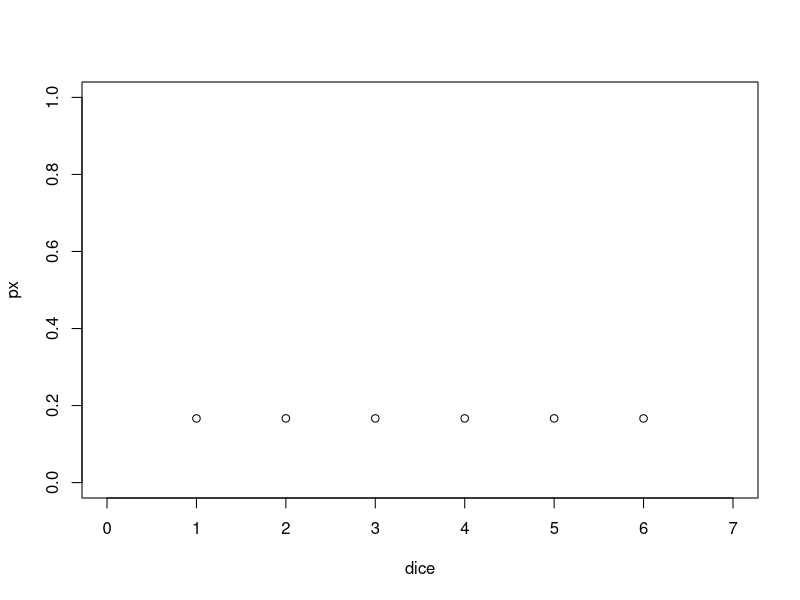
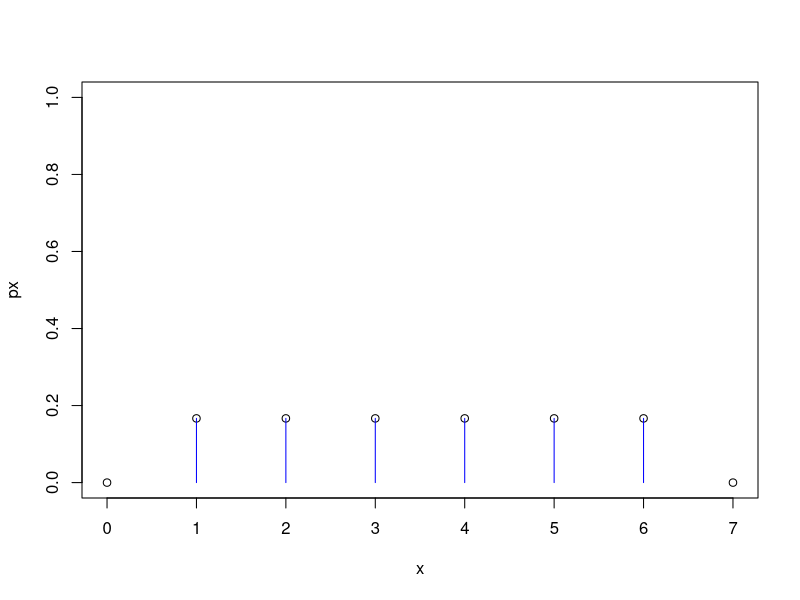
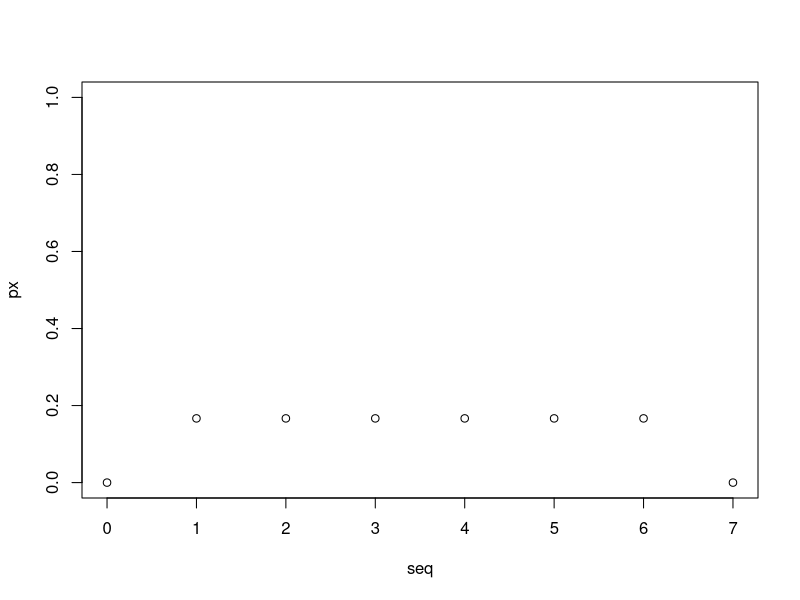
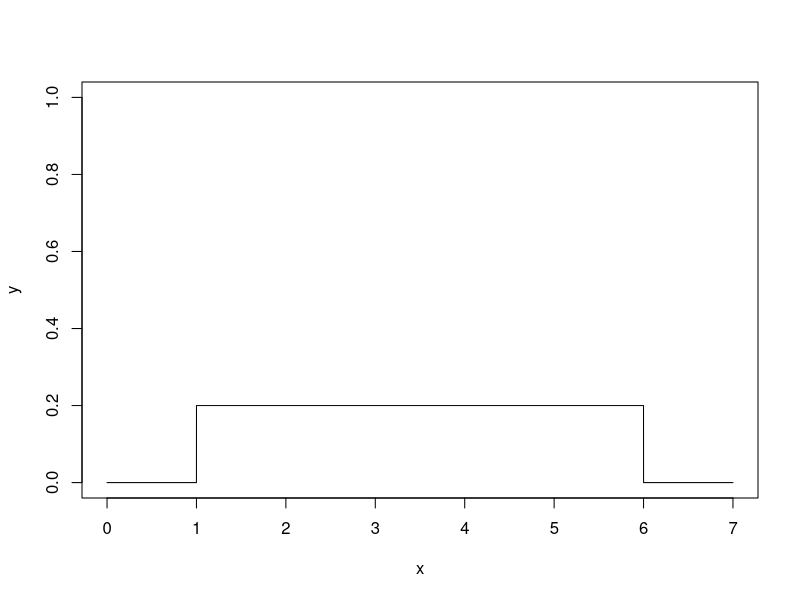
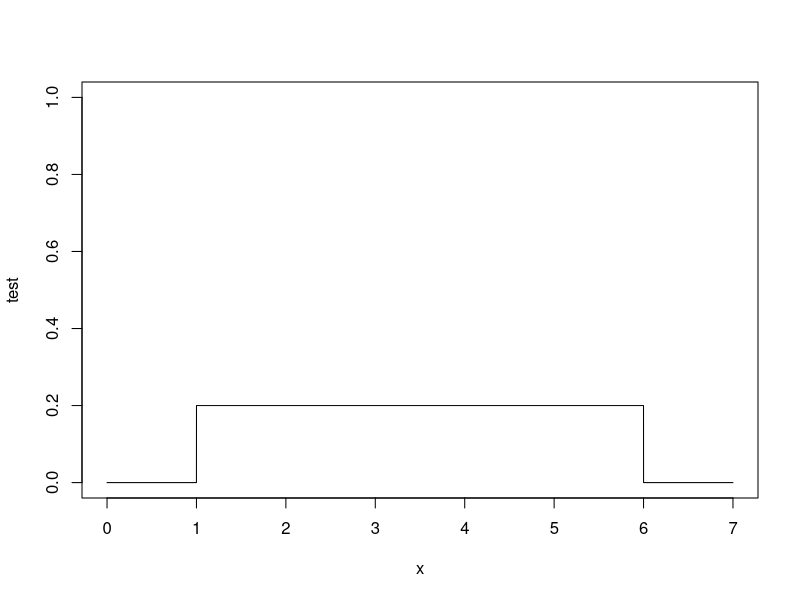
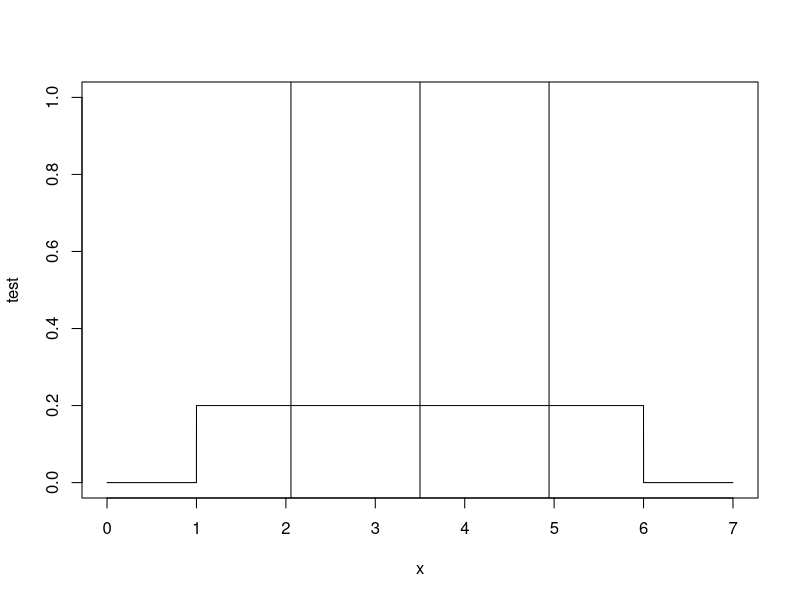
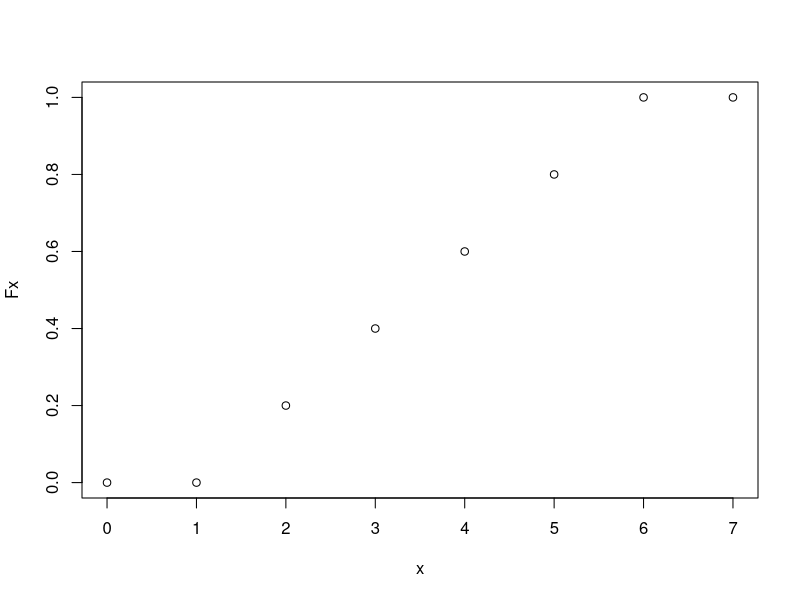
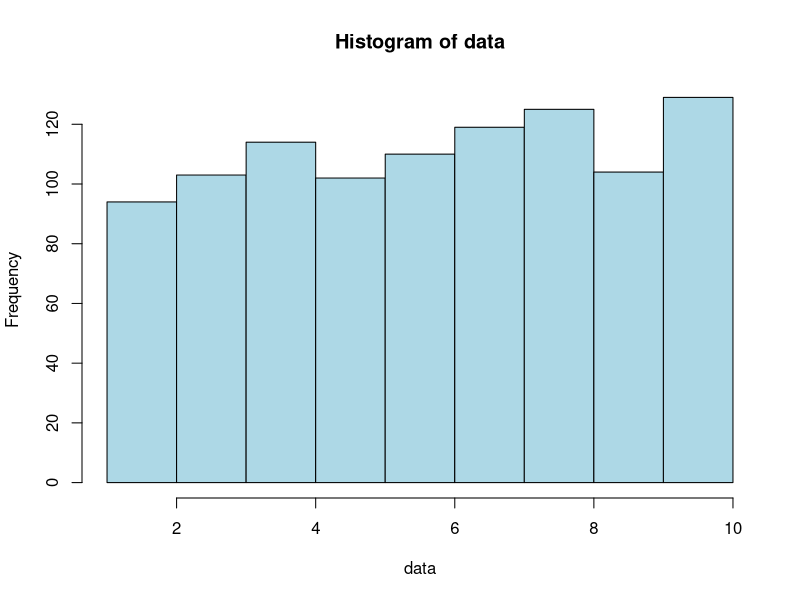

Here is the R script that generated these plots, in order:
#############################################################
##---------------------------------------------------------##
##                Inferential Statistics IV:               ##
##    Probabilistically Evaluating a Linear Model in R ─   ##
##            (Standard) Normal Distributions and          ## 
##            + Z-Test / Gauß-Test and the T-Test          ## 
##              by Steffen Schwerdtfeger 01.2023           ##
##---------------------------------------------------------##
#############################################################


####################################################################
#    3 Uniform PMFs, PDFs and CDFs ─ Uniform Probability Mass      #
# Functions (Discrete), Probability Density Functions (Continuous) #
#      and the Cumulative Distribution Function (Continuous)       #
####################################################################

####################################################
# 3.1 Uniform Probability Mass Function (Discrete) #
####################################################


# Probability mass function for p(x_i) = 1/6:
dice = c(1:6)
px = 1/length(dice)  # 1/n == for uniform probability distr.

# Written as vector of length(dice_value_x):
px = c(rep(1/length(dice),length(dice))) 

# Plot discrete probabilities:
plot(x=dice,y=px, ylim= c(0,1), xlim = c(0,7))


# Probability mass function for fair dice with n_sides:
dice_px = function(x,n_sides){ # x = sequence / range of possible values
  dice_val = c(1:n_sides)
  px = x # initialize vector for loop with 1:length(x)
  
  for(i in 1:length(x)){ # := for every object of the vector x
    if(x[i] < min(dice_val)){
      px[i] = 0
    }
    else if(x[i] >= min(dice_val) & x[i] <= max(dice_val)){
      px[i] = 1/n_sides
    }
    else if(x[i] > max(dice_val)){
      px[i] = 0
    }
  } # End for i
  
  # Plot probability mass function:
  plot(x=x,y=px, ylim = c(0:1))
  for(i in 1:n_sides){
    segments(x0=dice_val[i],y0=0,x1=dice_val[i],y1=1/n_sides, col = "blue")
  }
  
  # Return px in console:
  return(px)
} # End of function

# Let us test our function:
seq = c(0:7)
px = dice_px(x=seq,n_sides=6)
# 0.1666667 == 1/6
# [1] 0.0000000 0.1666667 0.1666667 0.1666667 0.1666667 0.1666667 0.1666667
# [8] 0.0000000

# Plot discrete probabilities only:
plot(x=seq,y=px, ylim = c(0:1))

# Probability of rolling a 3, 4 or 5, i.e., a range so to speak:
px_3to5 = px[3]+px[4]+px[5]
px_3to5 = sum(px[3:5])
# [1] 0.5


##########################################################
# 3.2 Uniform Probability Density Functions (continuous) #
##########################################################

# Plot Uniform PDF using basic R functions:
x = seq(0,7, length = 10000) # try length 50 and plot again!

# Uniform density for each x:
y = dunif(x, min = 1, max = 6)

# Plot uniform PDF:
plot(x,y, type = "l", ylim = c(0,1))

# Uniform PDF
unif_PDF = function(a,b,x){
  fx = x # initialize output vector of length(x), so we just use x
  for(i in 1:length(x)){ # := for every object of the vector x
    if(x[i] < a){
      fx[i] = 0
    }
    else if(x[i] >= a & x[i] <= b){
      fx[i] = 1/(b-a)
    }
    else if(x[i] > b){
      fx[i] = 0
    }
  } # End for i
  return(fx) 
} # End of function

# Test:
test = unif_PDF(a = 1,b = 6,x = x)
plot(y = test, x = x, type = "l", ylim = c(0,1)) 

# Integration of area under the curve via multiplication:
upper_bo = 5 # set upper bound
low_bo   = 3 # set lower bound
a_min    = 1 # set minimum
b_max    = 6 # set maximum, else f(x) = 0 anyways...
unif_area = (upper_bo-low_bo)*(1/(b_max-a_min))  
# [1] 0.4

# Integration of a uniform prob. density function via ratio
# area of interest divided by total area:
# P(x_1<=X<=x_2):
P_area = (5-3)/(6-1)
# [1] 0.4


# P(x_1=a<=X<=x_2=b) := area of interest == total area:
P_area = (b_max-a_min)/(b_max-a_min)
P_area = (6-1)/(6-1)
# [1] 1

# P(c<=X<=c) := probability of only one point of, e.g., x =5:
P_area = (5-5)/(6-1)
# Results in 0/5 = 0
# [1] 0

# Mean for uniform distribution:
a = 1
b = 6
# For uniform distribution you may come across this formula:
mean = (a+b)/2
# .. but we can also use our regular old mean:
# mean = sum(dice)/length(dice):
mean = sum(dice)/length(dice)
mean = mean(dice)

# The standard deviation for uniform distributions:
# sd() does not deliver equivalent results:
sd = sqrt(((b-a)^2)/12)

# Add mean and sd to plot:
plot(y = test, x = x, type = "l", ylim = c(0,1)) 
abline(v = mean)
abline(v=mean+sd)
abline(v=mean-sd)


#############################################################
# 3.3 The Cumulative Distribution Function of a Uniform PDF #
#############################################################

unif_CDF = function(a,b,x){
  Fx = x # initialize output vector of length(x), so we just use x again
  for(i in 1:length(x)){ # := for every object of the vector x
    if(x[i] < a){
      Fx[i] = 0
    }
    else if(x[i] >= a & x[i] <= b){
      Fx[i] = (x[i]-a)/(b-a) 
    }
    else if(x[i] > b){
      Fx[i] = 1
    }
  } # End for i
  return(Fx) 
} # End of function

# Initialize a sequence of possible x:
x = seq(0,7,by = 1) 
# Fx:
Fx = unif_CDF(a = 1, b = 6, x = x)

# Plot CDF:
plot(x = x, y = Fx)



####################################################
# 4 The (Standard) Normal Probability Distribution # 
#           ─  Gaussian PDFs and CDFs              #
####################################################

#################################
# 4.1 The Central Limit Theorem # 
#################################

# Initialize data via runif, which will
# give us a random but uniformly distributed
# set of data. Each time you run this line, the result will
# be another set of data points.
# Uses set.seed(0) or other values to make results reproducible
# (we will not get further into the the topic here):
data = runif(n = 1000, min = 1, max = 10)

# We can also plot our data as histogram
hist(data, col = "lightblue")

# Use a for loop to take 5000 random samples of size n = 5 each:
n_samp = 5000
sample_n_5 = c() # create empty vector

# The below function will also take the mean of the sample and 
# will store the output in our vector sample_n_5:
for (i in 1:n_samp){
  # Store mean of each sample with length 5:
  sample_n_5[i] = mean(sample(data, 5, replace=TRUE))
} # End for i

# Look at the histogram of the sample_n_5:
hist(sample_n_5, col = "lightblue")


###### Do the same with a log function:

# Plot of our function: 
plot(x = seq(1,10,by=.0009), y = -log(seq(1,10,by=.0009)))

# We will use y as data, so we do some shuffeling
# in order to be able to use most of the code above:
seq = seq(1,10,by=.0009)
seq = -log(seq)
data = seq

# We can also plot our data as histogram
hist(data, col = "lightblue")

# Use a for loop to take 5000 random samples of size n = 5 each:
n_samp = 5000
sample_n_5 = c() # create empty vector

# The below function will also take the mean of the sample and 
# and stores in our vector sample_n_5:
for (i in 1:n_samp){
  # Store mean of each sample with length 5:
  sample_n_5[i] = mean(sample(data, 5, replace=TRUE))
} # End for i

# Look at the histogram of the sample_n_5:
hist(sample_n_5, col = "lightblue")

####################################
# 4.2 The basic Gaussican function #
####################################

# Gaussian base form:
gaussian_fun = function(x){
  fx = exp(-x^2)
  return(fx)
} # End of function

# Plot of basic Gaussian:
seq = seq(-4,4,by = .1)
fx = gaussian_fun(seq)
plot(x = seq, y = fx)

# For comparison exp(x) only
test_pos = function(x){
  fx = exp(x)
  return(fx)
} # End of function

fx_pos = test_pos(seq)
plot(x = seq, y = fx_pos, type = "l")
abline(v = 0)

# ... as well as exp(-x):
test_neg = function(x){
  fx = exp(-x)
  return(fx)
} # End of function

fx_neg = test_neg(seq)
plot(x = seq, y = fx_neg, type = "l")
abline(v = 0)

# Recall a similar effect when squaring the deviation of 
# x_i-mean(x) and looking at the plot:
x = c(0:10)
plot(x = x, y = (x-mean(x)))    # deviation x_i from mean(x)
abline(h=0)
plot(x = x, y = abs(x-mean(x))) # absolute value of x_i-mean(x)
plot(x = x, y = (x-mean(x))^2)  # plot of squared deviation
# Recall: summing the squared deviation results in 
#         the total sum of squares...

# Plot of exp(-abs(x)):
test_abs = function(x){
  fx = exp(-abs(x))
  return(fx)
} # End of function

# Recall that we will use the absolute value of a sequence
# consisting of value ranging from -4 to 4 (by a step of .1):
plot(x = seq, y = test_abs(seq), typ = "l")  

# It does not even matter that we use the number e as base:
test_gen = function(x){
  fx = 2^(-x^2)
  return(fx)
} # End of function

plot(x = seq, y = test_gen(seq), typ = "l")  


##################################
# 4.2.1 Optional facts on exp(x) #
##################################

###### Some facts on why exp(x) is important:
plot(x = seq, y = fx_pos, type = "l")
# forming coordinate system (+x,-x,+y)
abline(v = 0)

# Point at x = 0, so f(0) = y = e^0 = 1
exp(0) # Now add point to plot:
points(y = 1,x = 0) # P (0|1)

# Point at x = 1
# y = f(x) = e^x; f(1) = e^1 = e
exp(1)

points(exp(1)) # P (e|1)
# Slope of tangent at a point P(f(x)|x) := f'(x) = e^x,
# since f(x) = e^x = f'(x)
# Evaluate y coordinate of P(f(x)|x):
y_coordinate = exp(1)
# [1] 2.718282 = Euler's number e.
# We add the respective tangent at that
# point with a slope = e^x. In case you wonder:
# the linear function x does not need to be defined in curve().
curve(exp(1)*x,-3,3, add = TRUE)

# Integral from -Inf to x = 1
expo_fun = function(x) {exp(x)}
integrate(expo_fun, lower = -Inf, upper = 1)
# 2.718282 with absolute error < 0.00015
# = e again.


##########################################
# 4.3 The Parametrized Gaussian function # 
##########################################

# Gaussian with parametric extension:
seq = seq(100,220,by=.1) # height in cm. 
a = .5                 # height of curve peak  
b = (178.4+164.7)/2    # x of peak = mean = 50%
c = ((178.4-170.8)+(164.7-157.6))/2                   
# width of the bell = sd 
# + turning point of function!
gaussian_fun_para = function(x, a, b, c){
  fx = a*exp(-(((x-b)^2)/(2*c^2)))
  return(fx)
} # End of function

a = 1
fx = gaussian_fun_para(seq,a,b,c)
plot(x = seq, y = fx, xlim=c(135,205), type ="l")
abline(v=b, col = "lightblue")
abline(v=b+c, lty = 2)
abline(v=b-c, lty = 2)

# Parameters
a=1
b=0
c=1

# Sequence
seq = seq(-4,4,by=.1)

# Test 1:5
test_1=exp(-(((seq-b)^2)/(2*c^2)))
test_2=exp(-(((seq-b)^2)/(2*c)))
# Test 1 and Test 2 are actually equal!
# Why? Because we set c to 1, so sd and variance are the same!
all.equal(test_1,test_2) 
# [1] TRUE
test_3=exp(-((seq-b)^2))
test_4=exp(-(((seq-b))))
test_5=exp(-(((seq-b))/(2*c)))

# Plot of Test 1:5
plot(x=seq,y=test_1)
plot(x=seq,y=test_2)
plot(x=seq,y=test_3)
plot(x=seq,y=test_4)
abline(v=0)
plot(x=seq,y=test_5)
abline(v=0)


##############################################################
# 4.4 The Parametrized Gaussian Probability Density Function #
#                (the (standard) normal PDF)                 #
##############################################################

# General formula for a probability density function (PDF).
# Insert mean = 0 and var = 1 to obtain the values for input x
# given a so-called standard normal distribution:
prob_dens = function(x,mean,var){
  fx = (1/sqrt(2*pi*var))*exp((-((x-mean)^2))/(2*var))
  return(fx)
} # End of Function

# In case placing () in the above becomes an issue when
# writing a function, you can also decompose the formula:
prob_dens_decomp = function(x,mean,var){
  fx1 = 1/sqrt(2*pi*var)
  fx2 = (-((x-mean)^2))/(2*var)
  fx = fx1*exp(fx2)
  return(fx)
} # End of function

# Initialize seq:
x = seq(-4,4,by=.01)

# Given standard normal distribution:
norm_PDF     = prob_dens(x, mean = 0, var = 1)

# Using basic R function dnorm():
norm_PDF_alt = dnorm(x,mean = 0, sd = 1)

#Check for equality:
all.equal(norm_PDF,norm_PDF_alt)
# [1] TRUE

# Plot
plot(x=x,y=norm_PDF, type = "l")
plot(x=x,y=norm_PDF_alt,type = "l")

# Plot with var = 1 and var = 3
plot(x=x,y=prob_dens(x,mean = 0,var = 1), type="l", col="blue")

# The lines function adds another cure to existing plot:
lines(x=x,y=prob_dens(x,mean = 0,var = 3),col="red")


######################################
# 4.5 Integrating Gaussian Functions #
######################################

# Gaussian base form:
gaussian_fun = function(x){
  fx = exp(-x^2)
  return(fx)
} # End of function

# Using integrate function:
gaussian_integral = integrate(gaussian_fun, lower = -Inf, upper = +Inf)

# Use gaussian_integral$value to get value only, as integrate()
# returns a message and a list.
all.equal(gaussian_integral$value,sqrt(pi))
# [1] TRUE

# 3D Plot of a Gaussian:
x = seq(-4,4,by=.1)
y = x

# We will not go into full detail why we need the outer product for z,
# but the result is a matrix and z needs to be related to two 
# coordinates: x and y.
# However, outer() allows to write the function of our 3D Gaussian 
# within the outer() function:
z = outer(x, y, function(x,y)(exp(-(x^2+y^2))))

# The persp() function lets us plot in 3D; adjust theta and phi
# in order to change perspective: 
persp(x=x,y=y,z=z, theta =20,phi=20)

# From the top:
persp(x=x,y=y,z=z, theta =0,phi=90)


# Integration using our parametrized Gaussian function:
gaussian_fun_para = function(x, a, b, c){
  fx = a*exp(-(((x-b)^2)/(2*c^2)))
  return(fx)
} # End of function

gauss_para_integ = integrate(gaussian_fun_para,a=a,b=b,c=c,lower=-Inf,upper=Inf)
all.equal(gauss_para_integ$value,(a*sqrt(2*pi*c^2)))
# [1] TRUE


###########################################
# 4.6 Integrating the Standard Normal PDF #
###########################################

# Integrate stand. norm. probability density function:
integrate(prob_dens, mean = 0, var =1, -Inf, Inf)
# Result:
# 1 with absolute error < 9.4e-05

# ... or via using dnorm(), now with the parameters "mean =" and "sd =":
integrate(dnorm, mean = 0, sd = 1, -Inf, +Inf)
# Result:
# 1 with absolute error < 9.4e-05

# We could also use the function pnorm():
p_value_Inf = pnorm(Inf,mean = 0,sd = 1)
# [1] 1

# p-value at the mean = 0, 
# given a mean of 0 and sd of 1:
p_value_pnorm = pnorm(0,mean = 0,sd = 1) 
p_value       = integrate(prob_dens, mean = 0, var =1, -Inf, 0)$value
# [1] 0.5

# Test for equality:
all.equal(p_value_pnorm,p_value)
# [1] TRUE


# CDF of a normal PDF:
norm_CDF = function(seq, mean, var){
  # Initialize vector length(density)
  Fx = seq  
  for(i in 1:length(seq)){
    Fx[i] = integrate(prob_dens, mean = 0, var = 1, lower = -Inf, upper = seq[i])$value
  } # End for i
  # Plot result:
  plot(x=seq, y = Fx, type = "l")
  
  return(Fx)
} # End of function

# Test function and plot CDF:
seq = seq(-4,4,by=.1)
norm_CDF(seq,0,1)


#################################################################
# 5 Standardization and Hypothesis Testing ─ Z-Tests, Z-Scores, #
#             Z-Tables (Standard Normal Tables)                 #
#################################################################


###### Special case of pop. mean == sample mean:
pop_cups = c(0:10)

# Population mean, variance and standard deviation:
# Recall that var() and sd() calculates teh sample var/sd
# including Bessel's correction, therefore we use
# the formulas below:
pop_mean = mean(pop_cups)
# [1] 5
pop_var = sum((pop_cups-mean(pop_cups))^2)/length(pop_cups)
# [1] 10
pop_sd = sqrt(pop_var)
# [1] 3.162278

# Function for evaluation the z-value of a 
# non-standardized data set:
z_score = function(x,pop_mean,pop_sd){
  z = (x-pop_mean)/pop_sd
  return(z)
} # End of function

# Standardized Z-Score for a particular value of x:
# Say we want to standardize a value of x that is equal
# to our mean itself as a special where a z-test formula
# is not needed yet:
z_score(pop_mean, pop_mean, pop_sd)
# [1] 0

# Integrating will reasonably result in
# 0.5, i.e., half of the area under the curve:
pnorm(0)
# [1] 0.5
# For a two-tailed test, checking on equality/inequality:
2*pnorm(0)
# [1] 1

# Let us now look at the z-score for our
# value of mean+/-sd in pop_cups:
z_score((pop_mean-pop_sd), pop_mean, pop_sd)
# [1] -1
z_score((pop_mean+pop_sd), pop_mean, pop_sd)
# [1] +1
z_score((pop_mean+2*pop_sd), pop_mean, pop_sd)
# [1] +2
# Worked!


#### Plot standardization of the dependent variable of 
####     second synth. observing Lady Meow

# Second synthetic data set:
# Cups of Tea: 
cups = c(0,  1, 2,   3.5, 4.8, 5.2, 6,   6.9, 8.5, 9.1, 9.9, # run 1
         0, .6, 2.6, 3.1, 4.8, 6.9, 7.1, 7.5, 8.5, 9.9, 9.9, #     2
         0, .2, 2.9, 2.9, 4.9, 5.2, 6.9, 7.1, 7.3, 9,   9.8) #     3

# Time passed for each run of measurements (cups), abbreviated:
time = c(0:10,0:10,0:10)


# Plot corresponding normal and standard norm. PDF:
# Normal PDF (non- standardized) of our data:
seq = seq(-10,20,by=.1)
plot(x=seq,y=prob_dens(seq,mean(cups),pop_var),type ="l")

# Translating all possible values on the x axis into our 
# normal PDF into the format of a standard(!) normal PDF:
z_seq = z_score(seq,mean(cups),pop_var)
plot(x=z_seq,y=prob_dens(seq,mean(cups),pop_var),type ="l")


### Standard normal distribution table / z-table:

# Initilize seq for z-scores (+/-)
z = seq(0,9.99,by = 0.01) 

# Calculate all possible z-scores from 0 to 9.99:
p_z = pnorm(z)

# Plotting the above shows that we calculated the
# upper half of the normal CDF:
plot(x=z,y=p_z)

# Set as matrix/table:
z_table = matrix(p_z,ncol = 10,byrow = TRUE)

# Add row and column names to matrix:
rownames(z_table) = seq(0,9.99,b = .1)
colnames(z_table) = seq(0,.09,by = .01)


# Evaluate z and search table for corresponding p-value:
#       [["col","row"]]
z_table[["3.2","0.03"]] 

# ...or use the following way without having to separate the digits:

# Change class to data_frame:
table = as.data.frame(z_table)

# Define z_score:
z_score = 3.23 # only use value up to two decimal places

# The following lines separates the first 3 digits into the
# [["col","row"]] structure, so you don't need to do yourself:
rowDigit = as.numeric(substr(z_score*100, 1,2))/10 # substr(x,start,stop)
# [1] 3.2
colDigit = as.numeric(substr(z_score*100, 3,3))/100
# [1] 0.03

# Execute the next line to find the respective value
# in the table:
table[which(rownames(table) == rowDigit),which(colnames(table) == colDigit)]
# [1] 0.999381
pnorm(3.23,0,1)
# [1] 0.999381


# Use the qnorm function for the inverse CDF:
# Note that we used a rounded score as example
# before:
qnorm(0.990,0,1) # for a p-value threshold of 1%
# [1] 3.229977

seq = seq(0,1,by=0.0001)
quant_func = c() # empty vector
for(i in 1:length(seq)){
  quant_func[i] = qnorm(seq[i],mean=0,sd=1)
} # End for i

# Plot Quantile function:
plot(x=seq,y=quant_func, type="l")


#######################################################
# 5.1 The Regular Z-Test / Gauß-Test  and its P-Value # 
#######################################################

# Comparing distributions:
# We chose equal variance, so the form will be the same

# Sample:
mean_samp = 5
var_samp = 12

# Population:
mean_pop = 15
var_pop = 12 

# Plot:
seq_samp = seq(-7,40,by =.01)
plot(x = seq_samp, y = prob_dens(seq_samp,mean_samp,var_samp), type = "l", xlim=c(-8,30),lty =2)
seq_pop = seq(-7,40,by =.01)
lines(x = seq_pop,y = prob_dens(seq_pop,mean_pop,var_pop), type = "l")
abline(v=mean_pop,col="lightblue")
abline(v=mean_samp,col="orange")
abline(h=0) # line for x-axis at y = 0

# Quantile function for .05 of pop:
pop_threshold = qnorm(.05,mean=15,sd=sqrt(12))

# Add line to mark lower tail threshold of .05 (5%):
segments(x0=pop_threshold,x1=pop_threshold, y0 = 0, y1 = prob_dens(pop_threshold,mean_pop,var_pop))


##############################################
# 5.1.3 Standard Deviation/Error of the Mean #
##############################################

# Example for SEM:

# Our population:
x = c(rep(c(0:10),100))

# Population variance:
var = sum((x-mean(x))^2)/length(x)

# Evaluate SEM for several different sizes of n:
n_sample = 20
sem_20 = sqrt(var)/sqrt(n_sample) 
# [1] 0.7071068 

n_sample = 200
sem_200 = sqrt(var)/sqrt(n_sample) 
# [1] 0.2236068

n_sample = 1000
sem_1k = sqrt(var)/sqrt(n_sample) 
# [1] 0.1

n_sample = length(x)
sem_N = sqrt(var)/sqrt(n_sample) 
# [1] 0.09534626

n_sample = 10000
sem_10k = sqrt(var)/sqrt(n_sample) 
# [1] 0.0003015113

sem_20 > sem_200 & sem_200 > sem_1k & sem_1k > sem_N & sem_N > sem_10k
# [1] TRUE


# Standard error of the mean including actual sampling:
# How the SEM becomes smaller, the more samples we take:

# First we will use the sample sd and later the population
# sd, which we will set to 2 below

set.seed(1) # for reproducability
data = rnorm(n = 1000, mean = 10, sd = 2)

# We can again plot our data as histogram
hist(data, col = "lightblue")

# Use a for loop to take 5000 random samples of size n = 50 each:
n_samp = 5000
sample_mean = c() # create empty vector

# The below function will also takes samples of length 50
# and then mean of that sample stores in our vector sample_mean.
# Running this loop will always result in different samples:
for (i in 1:n_samp){
  # Store mean of each sample with length 50:
  sample = sample(data, 50, replace=TRUE)
  sample_mean[i] = mean(sample)
} # End for i

# Look at the histogram of the sample_mean:
hist(sample_mean, col = "lightblue")

# Now we compare the SEM of the first 20 sample
# with the SEM of the first 250 sample. Recall
# the vector sample_n_50 contains 5000 means
# with a sample size of 50 each:
sample_mean
length(sample_mean) 
# [1] 5000


#### SEM of the first 20 samples:
samp_n20 = sample_mean[1:20]
length(samp_n20)
# [1] 20

# SEM_n20
SEM_n20 = sd(samp_n20)/sqrt(length(samp_n20))
# [1] 0.05782984


#### SEM of the first 250 samples:
samp_n250 = sample_mean[1:250]
length(samp_n250)
# [1] 250

# SEM_n20
SEM_n250 = sd(samp_n250)/sqrt(length(samp_n250))
# [1] 0.01723958


#### SEM of all 5000 samples:
SEM_n5000 = sd(sample_mean)/sqrt(length(sample_mean))
# [1] 0.003924541

# The numerical values will deviate, each time you run the
# loop, but it will always hold the logic of:
SEM_n20 > SEM_n250 & SEM_n250 > SEM_n5000
# [1] TRUE

# For a z-test we would have to use the population sd,
# which we set to be 2 in rnorm() function above. Given
# the sd we can again just simply adjust a size of n:
# pop_sd/sqrt(n):
2/sqrt(20) > 2/sqrt(250) & 2/sqrt(250) > 2/sqrt(10000) 
# [1] TRUE


#############################################################
# 5.2 Possible Hypotheses of the One- and Two-Sample Z-Test #
#                and their Respective P-Values              #
#############################################################

### Chat Noir One-Sample Z-test:

# We will compare sad cats with a population
# of cats ("all cats"):

# Happy cats like Lady Meow drink 10 cups of tea on average:
pop_cats = c(rep(seq(0,10, length(11)),10))

# Sad cat, which drank only 2 cups of tea in 10 hours:
sample_sad_cats = seq(0,2,length = 11)
# [1] 0.0 0.2 0.4 0.6 0.8 1.0 1.2 1.4 1.6 1.8 2.0


# Population var and sd:
var = sum((pop_cats-mean(pop_cats))^2)/length(pop_cats)
sd = sqrt(var)
# SEM:
sem = sd/sqrt(length(sample_sad_cats))

# Z-test:
z_stat = (mean(sample_sad_cats)-mean(pop_cats))/sem
# [1] -4.195235

# P-Value LOWER TAIL
p_val_low = pnorm(z_stat,mean = 0,sd = 1)
# [1] 1.362942e-05
p_val_low < .05
# [1] TRUE

# P-Value UPPER TAIL:
# The below is only theoretically the case and we
# have to pretend to have gotten a positive z-statistics.
# This spares us the time of creating another set of data.
# This time the below actually argues that sad cats drink 
# more tea than happy cats (we made thinks up, but just 
# you know):
p_val_upper = pnorm(abs(z_stat),mean = 0,sd = 1)
1-p_val_upper
# [1] 1.362942e-05
1-p_val_upper < .05
# [1] TRUE

# P-Value TWO-TAIL
p_val_two = 2*pnorm(z_stat,mean = 0,sd = 1)
# [1] 2.725883e-05
p_val_two < .05
# [1] TRUE


#### Chat Noir Independent Two-Sample Z-test:

# We will compare happy cats such as Lady Meow with 
# unfortunate cats that are evidently sad (inclusion 
# criteria will left out for now):

# Happy Cats:
sample_cats = c(0:10)
pop_cats = seq(0,10.5,length = 11)
pop_cats = c(rep(pop_cats,100))

# Sad cats, which drink only 1 cup of tea in 10 hours :'(
sample_sad_cats = seq(0,2.5,length = 11)
# [1] 0.00 0.25 0.50 0.75 1.00 1.25 1.50 1.75 2.00 2.25 2.50
pop_sad_cats = c(rep(seq(0,2.5,length = 11),100)) 


# SEM of each sample:
happy_var = sum((pop_cats-mean(pop_cats))^2)/length(pop_cats)
happy_pop_sd = sqrt(happy_var)
happy_sem = happy_pop_sd/length(sample_cats)

sad_var_pop = sum((pop_sad_cats-mean(pop_sad_cats))^2)/length(pop_sad_cats)
sad_pop_sd = sqrt(sad_var_pop)
sad_sem = sad_pop_sd/length(sample_sad_cats)

# z-Statistics:
z_statistics_num = (mean(sample_sad_cats)-mean(sample_cats))-(mean(pop_sad_cats)-mean(pop_cats))
z_statistics_denom = sad_sem + happy_sem
z_statistics = z_statistics_num/z_statistics_denom
# [1] -10.03415

# We can simplify the formula and will get the same results:
z_statistics_num = (mean(sample_sad_cats)-mean(sample_cats))
z_statistics_denom = sad_sem + happy_sem
z_statistics = z_statistics_num/z_statistics_denom
# [1] -10.03415  # == -10.034 sd's away from the pop. mean

# P-value:
pnorm(z_statistics)
# [1] 5.394214e-24

#### Chat Noir Dependent/Paired Two-Sample Z-test:

# Sad cats, which drink only 1 cup of tea in 10 hours :'(
# We can also consider this as timestep t_1:
sample_sad_cats = seq(0,2.5,length = 11)
# [1] 0.00 0.25 0.50 0.75 1.00 1.25 1.50 1.75 2.00 2.25 2.50

# Timestep t_2, i.e., after cat was on catnip:
sample_catnip = c(0:10)
# [1]  0  1  2  3  4  5  6  7  8  9 10

# Evaluate the difference between t_1 and t_2 via
# diff = t_2 - t_1
diff = sample_catnip-sample_sad_cats

# Set up data table:
data = cbind(sample_sad_cats, sample_catnip, diff)
data = as.data.frame(data) # in order to be able to use $

#       sample_sad_cats  sample_catnip diff
#  [1,]            0.00              0 0.00
#  [2,]            0.25              1 0.75
#  [3,]            0.50              2 1.50
#  [4,]            0.75              3 2.25
#  [5,]            1.00              4 3.00
#  [6,]            1.25              5 3.75
#  [7,]            1.50              6 4.50
#  [8,]            1.75              7 5.25
#  [9,]            2.00              8 6.00
# [10,]            2.25              9 6.75
# [11,]            2.50             10 7.50

# Caluclate the mean difference
mean_diff = sum(data$diff)/length(diff)
# Total sum of squared mean differences
sum_sq_diff = sum(((diff-mean_diff)^2))
# Standard error of the mean differences
sd_mean_diff = sqrt(sum_sq_diff/length(diff))/sqrt(length(diff))

# Z_value:
z_value = mean_diff/sd_mean_diff 

# Upper tail z-test, arguing that catnip has the effect that
# sad cats are drinking more tea than before again:
p_value = 1-pnorm(z_value)
# [1] 7.854725e-08


########################
# 6 The Regular T-Test #
########################

# PDF of a T-Distribution:
# df = n-1 # or 2 for two estimates/relations

t_distr = function(x,df){
  t_1 = gamma((df+1)/2)/(sqrt(df*pi)*gamma(df/2))
  t_2 = (1 + (x^2/df))^(-(df+1)/2)
  t_distr = t_1*t_2
  return(t_distr)
} # End of function

# Initialize Sequence: 
seq = seq(-4,4,by = .1)

# Plot standard normal and t-distribution
# with df = 1, df = 2, df = 10, df = 100:
plot(x=seq,y=prob_dens(seq,0,1), type ="l") 
lines(x=seq,y=t_distr(seq,1),col="red")    # df 1
lines(x=seq,y=t_distr(seq,2),col="green")  # df 2
lines(x=seq,y=t_distr(seq,10),col="blue")  # df 10
# Here you can see that given a df = 30 theh t-distribution
# gets very close to standard normal distribution, hence 
# the z-score is used, given n>30:
lines(x=seq,y=t_distr(seq,30),col="lightblue") # df 30

# Moving to df = 100 the light blue line will essentially overlap
# with the standard normal PDF
plot(x=seq,y=prob_dens(seq,0,1), type ="l")
lines(x=seq,y=t_distr(seq,100),col="lightblue") # df 100


####################################################
# 7 Hypothesis Test on the Slope and the Intercept #
#               of a Linear Model                  #
####################################################

# Next we are going to look at a data set where
# a linear relation is not significant. We will
# use the integrated data set "mtcars" for that.
# Let us ignore the meaning of the dependent and
# independent variable and just look at the plot
# that obviously shows no slope above 0:
data("mtcars")
dep = mtcars$disp
indep = c(1:length(dep))
plot(indep,dep)

# The p-value is 0.9047, suggesting no significant
# result, given a slope of -0.2913, a very low
# slope, barely different to 0:
compare = summary(lm(dep~indep))
#  Call:
#  lm(formula = dep ~ indep)

# Residuals:
#     Min      1Q  Median      3Q     Max 
# -158.60 -105.75  -36.75   97.03  240.84 

# Coefficients:
#              Estimate Std. Error t value Pr(>|t|)    
#  (Intercept) 235.5282    45.5971   5.165 1.46e-05 ***
#  indep        -0.2913     2.4116  -0.121    0.905    
# ---
#   Signif. codes:  0 ‘***’ 0.001 ‘**’ 0.01 ‘*’ 0.05 ‘.’ 0.1 ‘ ’ 1

# Residual standard error: 126 on 30 degrees of freedom
# Multiple R-squared:  0.0004861,	Adjusted R-squared:  -0.03283 
# F-statistic: 0.01459 on 1 and 30 DF,  p-value: 0.9047


# For more detailed numbers look at:
compare$coefficients
#               Estimate Std. Error    t value     Pr(>|t|)
# (Intercept) 235.528226  45.597118  5.1654192 1.460149e-05
# indep        -0.291294   2.411567 -0.1207903 9.046625e-01

# Our optimal linear model:
beta  =  cov(indep,dep)/var(indep)
# [1] -0.291294
alpha =  mean(dep)-beta*mean(indep)
# [1] 235.5282
fx = alpha+beta*indep

# Plot model:
plot(indep,dep)
abline(a=alpha,b=beta)


#########################
# 7.1 Testing the slope #
#########################

# Sum of square residuals:
SumR2     = sum((dep-fx)^2)
# [1] 475953.3
SumR2_alt = sum(as.numeric(residuals(lm(dep~indep))^2))
SumR2_alt2 = sum((dep-mean(dep))^2) - beta*sum((dep-mean(dep))*(indep-mean(indep)))

all.equal(SumR2,SumR2_alt,SumR2_alt2)
# [1] TRUE

# Residual SE:
residual_standard_error = sqrt(SumR2/(length(indep)-2)) 
# [1] 125.9568
compare
# => Residual standard error: 126
# summary(lm(y~x)) rounds the value in the output,
# but since we will get to equivalent results we can
# savely assume that the output value is just rounded.

# Standard error of the slope for t-distribution:
se_denom = sqrt(sum((indep - mean(indep))^2))
se_slope_t = residual_standard_error/se_denom

# t-value:
t_value = beta/se_slope_t 
# [1] -0.1207903

# p-value for two-tail == to standard output of summary(lm(y~x)):
2*integrate(t_distr, df = length(indep)-2, lower = -Inf, upper = t_value)$value
# [1] 0.9046625
# Alternative via basic R function pt():
2*pt(t_value, df = length(indep)-2) 
# [1] 0.9046625

# t-value and p-value is equivalent with the output of
# summary(lm(y~x)):
compare$coefficients
#               Estimate Std. Error    t value     Pr(>|t|)
# (Intercept) 235.528226  45.597118  5.1654192 1.460149e-05
# indep        -0.291294   2.411567 -0.1207903 9.046625e-01


#############################
# 7.2 Testing the intercept #
#############################

# Example of a model with slope of zero:
x = c(0:10)
y = rep(5,11)
plot(x,y)
abline(h=5)

# Standard error of the intercept:
SE_a = sqrt(SumR2/(length(indep)-2))*sqrt((1/length(indep))+((mean(indep)^2)/sum((indep-mean(indep))^2)))
# [1] 45.59712

# t-value intercept:
t_value = alpha/SE_a
# [1] 5.165419

# p-value intercept:
2*(1-(integrate(t_distr, df = length(indep)-2, lower = -Inf, upper = t_value)$value))
2*(1-pt(t_value,df = length(indep)-2))
# [1] 1.460149e-05


###################################################
# 8 Update on our linear_least_squares() Function #
###################################################

# Updated linear least squares function:
# Go-go-gadgeto linear_least_square!!!!

linear_least_square = function(indep,dep){ # Start of function
  
  # Evaluating coefficients for and optimal linear model
  # given a set of dependent and independent variables:
  beta  =  cov(indep,dep)/var(indep)
  alpha =  mean(dep)-beta*mean(indep)
  fx = alpha+beta*indep
  
  # Sum of Squared Errors/Residuals:
  SumR2     = sum((dep-fx)^2)
  
  # Residual Standard Error/Deviation:
  residual_standard_error = sqrt(SumR2/(length(indep)-2)) 
  
  # Standard error of the slope for t-distribution:
  se_denom = sqrt(sum((indep - mean(indep))^2))
  se_slope_t = residual_standard_error/se_denom
  
  # Standard error of the incercept for t-distribution:
  se_a = sqrt(SumR2/(length(indep)-2))*sqrt((1/length(indep))+((mean(indep)^2)/sum((indep-mean(indep))^2)))
  
  # t-value of the slope:
  t_value_b = beta/se_slope_t 
  
  # t-value of the intercept:
  t_value_a = alpha/se_a
  
  ### p-value of the slope via integrating the PDF of a t-distribution
  # up to the t-value calculated above:
  t_distr = function(x,df){
    t_1 = gamma((df+1)/2)/(sqrt(df*pi)*gamma(df/2))
    t_2 = (1 + (x^2/df))^(-(df+1)/2)
    t_distr = t_1*t_2
    return(t_distr)
  } # End of function
  
  # Two-Tail P(t=T|H_0):
  p_b_2t = 2*integrate(t_distr, df = length(indep)-2, lower = -Inf, upper = t_value_b)$value
  
  ### p-value of the intercept:
  
  # Two-Tail P(t=T|H_0):
  p_a_2t = 2*(1-(integrate(t_distr, df = length(indep)-2, lower = -Inf, upper = t_value_a)$value))
  
  # Results for two tail
  Results_a = c(round(alpha,4), round(se_a,4), round(t_value_a,4), p_a_2t)
  Results_b = c(round(beta,4), round(se_slope_t,4), round(t_value_b,4), p_b_2t)
  Res_data = as.data.frame(rbind(Results_a,Results_b))
  colnames(Res_data) = c("Estimate","Std. Error","t value","Pr(>|t|)")
  rownames(Res_data) = c("Intercept", "Reg. coeff.")
  
  # Nice output using cat() function:
  cat(" Linear least square method in R","\n","\n",
      "Independent variable:", "\t", deparse(substitute(indep)),"\n", 
      "Dependent   variable:", "\t", deparse(substitute(dep)),"\n","\n",
      "alpha", "\t",alpha,"\n",
      "beta","\t",beta, "\t","SumR2", "\t", SumR2, "\n","\n")
  print(Res_data)
  cat("\n","Residual Standard Error:",round(residual_standard_error),"on",
      (length(indep)-2), "degrees of freedom","\n","\n") 
  
  # Let us also plot our results:
  # We will also use deparse(substitute(x)) for the 
  # labels of our plot axes.
  plot(x=indep,y=dep, ylab = deparse(substitute(dep)),       
       xlab = deparse(substitute(indep)))
  abline(a=alpha, b=beta, col = "darkblue")
} # End of function

# Test:
linear_least_square(indep, dep)

# Linear least square method in R 
# 
# Independent variable: 	 indep 
# Dependent   variable: 	 dep 
#
# alpha 	 235.5282 
# beta 	 -0.291294 	 SumR2 	 475953.3 
#
#             Estimate Std. Error t value     Pr(>|t|)
# Intercept   235.5282    45.5971  5.1654 1.460149e-05
# Reg. coeff.  -0.2913     2.4116 -0.1208 9.046625e-01
#
# Residual Standard Error: 126 on 30 degrees of freedom 
